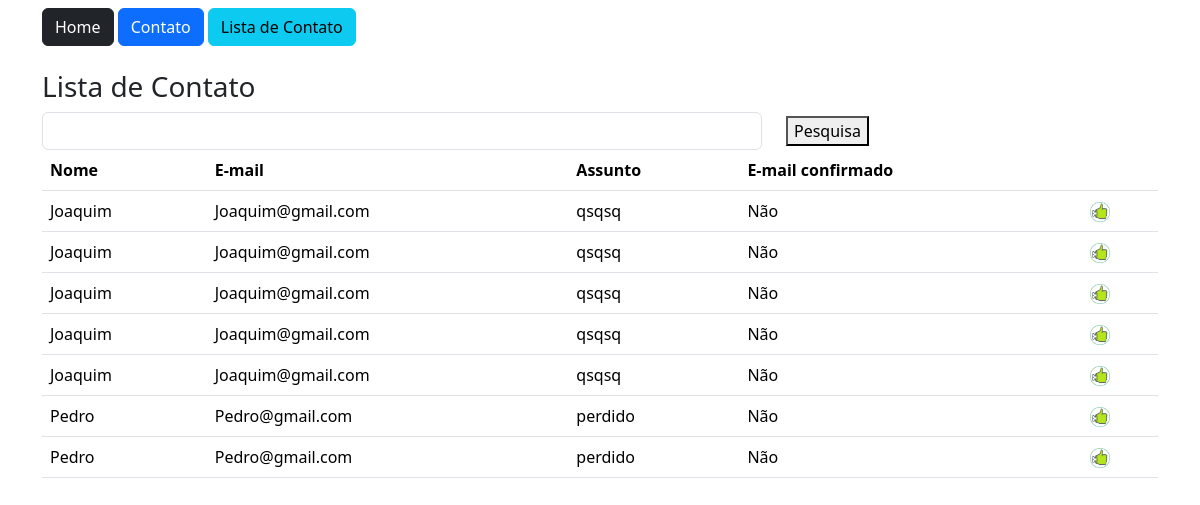
The app's page /contato/lista/, older data.
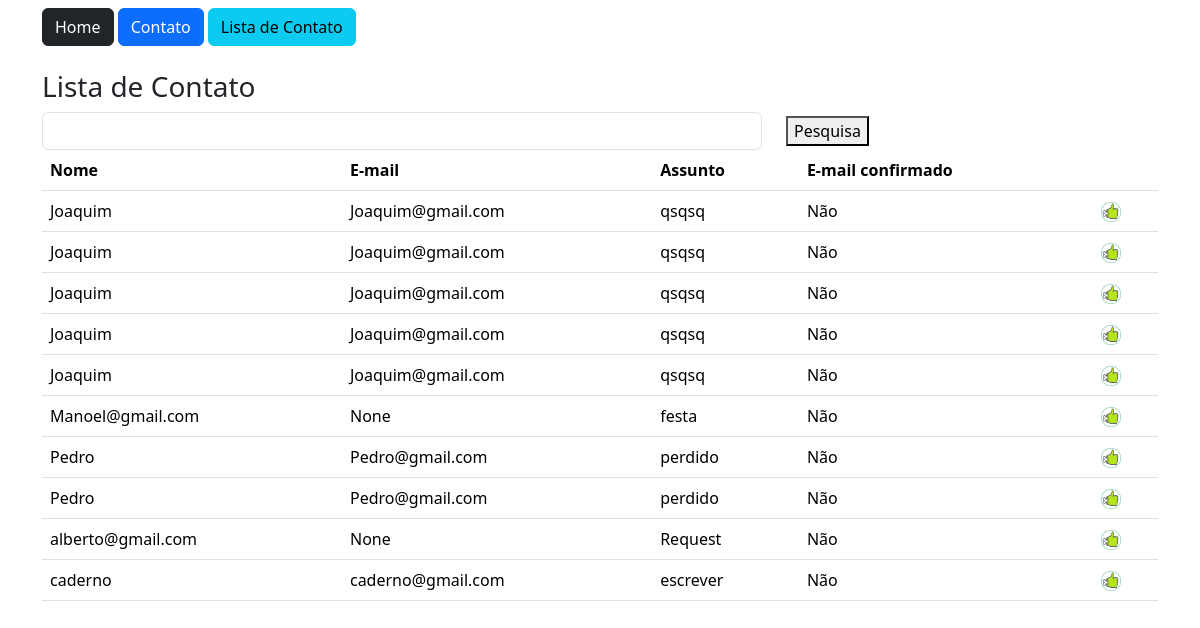
The same page, newer data.
### estudo/models.py (models this page shows)
class Contato(db.Model):
    id = db.Column(db.Integer,primary_key=True) #Coluna tipo (numero inteiro, chave primaria)
    data_envio = db.Column(db.DateTime, default=datetime.now()) # (Define a data de criacao do banco de dados com sendo a data do momento atual.)
    nome = db.Column(db.String, nullable=True) # tipo (letras, nao pode ser vazia)
    email = db.Column(db.String, nullable=True)
    assunto = db.Column(db.String, nullable=True)
    mensagem = db.Column(db.String, nullable=True)
    respondido = db.Column(db.Integer,default = 0)

### estudo/views.py (the view)
@app.route('/contato/lista/')
def contatoLista():
    if request.method == 'GET':
        pesquisa = request.args.get('pesquisa', '')
    dados = Contato.query.order_by('nome')
    if pesquisa !='':
        dados = dados.filter_by(nome=pesquisa)
    context = {'dados': dados.all()}
    return render_template('contato_lista.html', context=context)

### estudo/templates/contato_lista.html
{% extends 'base.html' %}
{% block content %}
    <div class="container">
        {% include 'nav.html' %}
        <div class="row mt-4">
            <h3>Lista de Contato</h3>
            <form method="get" class="row">
                <div class="col-8">
                    <input type="text" name="pesquisa" class="form-control">
                </div>
                <div class="col-2 mt-1">
                    <button type="submit" class="btn-primary">Pesquisa
                    </button>
                </div>
            </form>
            <div class="col-12">
                <table class = "table">
                    <thead>
                        <tr>
                            <th>Nome</th>
                            <th>E-mail</th>
                            <th>Assunto</th>
                            <th>E-mail confirmado</th>
                            <th></th>
                        </tr>
                    </thead>
                    <tbody>
                        {% for linha in context['dados']%}
                        <tr>
                            <td>{{linha.nome}}</td>
                            <td>{{linha.email}}</td>
                            <td>{{linha.assunto}}</td>
                            <td>
                                {% if linha.respondido == 1 %}
                                    Sim
                                {% else %}
                                    Não
                                {% endif %}
                            </td>
                            <td><a href="{{ url_for('contatoDetail',id= linha.id)}}"><img src="{{ url_for('static', filename='img/mao.png')}}" style="width: 20px"></a></td>
                        </tr>
                        {% endfor %}
                    </tbody>
            </div>
        </div>
    </div>
{% endblock %}

### estudo/templates/base.html (shortened to what this page needs)
<!DOCTYPE html>
<html lang="pt-br">
<head>
    <link href="https://cdn.jsdelivr.net/npm/bootstrap@5.3.5/dist/css/bootstrap.min.css" rel="stylesheet">
</head>
    <section class="container-fluid mt-2">
    {% block content %} {% endblock %}
    </section>
</body>
</html>

### estudo/templates/nav.html
<a href="{{url_for('homepage')}}" class="btn btn-dark">Home</a>
<a href="{{url_for('contato')}}" class="btn btn-primary">Contato</a>
<a href="{{url_for('contatoLista')}}" class="btn btn-info"> Lista de Contato </a>

Row changes from the older to the newer data that the page shows:
added Contato: nome "Manoel@gmail.com", email "None", assunto "festa", respondido "Não"
added Contato: nome "alberto@gmail.com", email "None", assunto "Request", respondido "Não"
added Contato: nome "caderno", email "caderno@gmail.com", assunto "escrever", respondido "Não"
